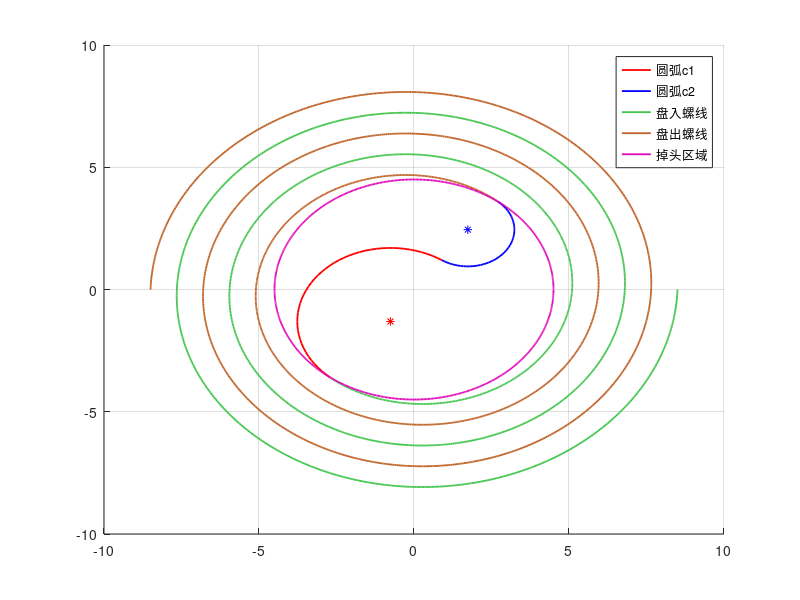

Write MATLAB code to recreate this figure. (Note: this script raises an error after producing the figure.)
clc;close all;clear
warning off
luoju=1.7; % 螺距
k=luoju/2/pi; % 螺线方程的系数 r=k theta
L1=341e-2;
D1=L1-27.5e-2*2; % 龙头把手两个孔之间的距离
L2=220e-2;
D2=L2-27.5e-2*2; % 其他凳子把手两个孔之间的距离
v0=1; % 头节点速度
R=4.5; %掉头区域半径
%%
Theta_ru=R/k,x_ru=k*Theta_ru*cos(Theta_ru),y_ru=k*Theta_ru*sin(Theta_ru); %盘入点的角度、坐标
K_ru=(sin(Theta_ru)+Theta_ru*cos(Theta_ru))/(cos(Theta_ru)-Theta_ru*sin(Theta_ru)); %切线方程k
B_ru=y_ru-K_ru*x_ru;   %盘入切点的切线系数b
tan_k=atan(K_ru); %切线的角度
d1=2*abs(B_ru/sqrt(1+K_ru^2));  %盘入盘出的切线之间的距离
cos_alph=d1/(2*R);  %等腰三角形的底角的余弦值
alph=acos(cos_alph);   %等腰三角形底角值
Theta1=pi-2*alph;   %等腰三角形的顶角
R2=R/(3*cos_alph),R1=2*R2;  %大小圆弧半径

x_c1=x_ru+R1*cos(tan_k+pi/2),y_c1=y_ru+R1*sin(tan_k+pi/2)  %大圆弧圆心坐标
Theta_chu=Theta_ru-pi,x_chu=R*cos(Theta_chu),y_chu=R*sin(Theta_chu); %盘出点的角度、坐标
K_chu=K_ru;
x_c2=x_chu-R2*cos(tan_k+pi/2),y_c2=y_chu-R2*sin(tan_k+pi/2); %小圆弧圆心坐标

Theta_ru_c1=angle((x_ru-x_c1)+1i*(y_ru-y_c1))+2*pi; %盘入点与c1圆心连线的角度
theta_range1=linspace(Theta_ru_c1,Theta_ru_c1-Theta1,50); %c1的角度范围
X_c1=R1*cos(theta_range1)+x_c1;
Y_c1=R1*sin(theta_range1)+y_c1;
Theta_chu_c2=angle((x_chu-x_c2)+1i*(y_chu-y_c2));
theta_range2=linspace(Theta_chu_c2,Theta_chu_c2-Theta1,50);
X_c2=R2*cos(theta_range2)+x_c2;
Y_c2=R2*sin(theta_range2)+y_c2;
%%
figure(1)
hold on  %两端圆弧和圆心
plot(x_c1,y_c1,'r*');
h1=plot(X_c1,Y_c1,'r','LineWidth',1.3);
plot(x_c2,y_c2,'b*');
h2=plot(X_c2,Y_c2,'b','Linewidth',1.3);

theta1=5*2*pi:-0.01:Theta_ru;
r1=k*theta1;
x1=r1.*cos(theta1),y1=r1.*sin(theta1);
set(gcf,'Position',[100,100,600,600]);
c1=rand(1,3);
h3=plot(x1,y1,'Color',c1,'LineWidth',1.3);%盘入螺线
grid on;

theta2=theta1-pi;
r2=k*(theta2+pi);
x2=r2.*cos(theta2),y2=r2.*sin(theta2);
c2=rand(1,3);
h4=plot(x2,y2,'Color',c2,'LineWidth',1.3);%盘出螺线

theta3=0:0.01:2*pi;
x3=R*cos(theta3),y3=R*sin(theta3);
c3=rand(1,3);
h5=plot(x3,y3,'Color',c3,'LineWidth',1.3); %掉头区域
legend([h1,h2,h3,h4,h5],{'圆弧c1','圆弧c2','盘入螺线','盘出螺线','掉头区域'});
%a1=R1*cos(Theta_ru_c1-Theta1)+x_c1,a2=R1*sin(Theta_ru_c1-Theta1)+y_c1;
%b1=R2*cos(Theta_chu_c2-Theta1)+x_c2,b2=R2*sin(Theta_chu_c2-Theta1)+y_c2;
%%
%计算龙头的运动
caltheta=@(t,theta) 1./(k*sqrt(theta.^2+1));
dt=0.1;
t_rang=0:0.1:100;
[tt,theta]=ode45(caltheta,t_rang,Theta_ru);
THeta=zeros(224,2001);
XX=zeros(224,2001);
YY=zeros(224,2001);
%在盘入螺线上运动
THeta(1,1:length(theta))=theta(end:-1:1);
XX(1,1:length(theta))=k*THeta(1,1:length(theta)).*cos(THeta(1,1:length(theta)));
YY(1,1:length(theta))=k*THeta(1,1:length(theta)).*sin(THeta(1,1:length(theta))); 
%在圆弧c1上运动
t1=dt:dt:R1*Theta1;%在圆弧运动的时间
THeta(1,length(theta)+(1:length(t1)))=-t1*v0/R1+Theta_ru_c1;
XX(1,length(theta)+(1:length(t1)))=R1*cos(THeta(1,length(theta)+(1:length(t1))))+x_c1;
YY(1,length(theta)+(1:length(t1)))=R1*sin(THeta(1,length(theta)+(1:length(t1))))+y_c1;
%在圆弧c2上运动
t2=0:dt:R2*Theta1;
THeta(1,length(theta)+length(t1)+(1:length(t2)))=t2*v0/R2+Theta_chu_c2-Theta1;
XX(1,length(theta)+length(t1)+(1:length(t2)))=R2*cos(THeta(1,length(theta)+length(t1)+(1:length(t2))))+x_c2;
YY(1,length(theta)+length(t1)+(1:length(t2)))=R2*sin(THeta(1,length(theta)+length(t1)+(1:length(t2))))+y_c2;
%在盘出螺线上
caltheta2=@(t,theta)1./(k*sqrt(1+(theta+pi).^2));
t_rang2=0:dt:(100-Theta1*(R1+R2)/v0);
[tt2,theta_2]=ode45(caltheta2,t_rang2,Theta_chu);
THeta(1,length(theta)+length(t1)+length(t2)+(1:length(tt2)))=theta_2;
XX(1,length(theta)+length(t1)+length(t2)+(1:length(tt2)))=k*(theta_2+pi).*cos(theta_2);
YY(1,length(theta)+length(t1)+length(t2)+(1:length(tt2)))=k*(theta_2+pi).*sin(theta_2);
%%
figure(2)
% for i=1:length(XX(1,:))
%     plot(XX(1,i),YY(1,i),'Marker','o','MarkerSize',3,'MarkerFaceColor','r');
%     hold on
%     drawnow
%     axis equal;
%     set(gcf,'Position',[200 200 600 600]);
% end
t_now=-100:dt:100;
hwait=waitbar(0,"开始计算");
%%
for i=1:(200/dt+1)
%  if THeta(1,i)>=Theta_ru && (THeta(1,i)>THeta(1,i+1)||THeta(1,i)<THeta(1,i-1))
    if t_now(i)<=0
        flag=1;
        for j=2:224
            d=D1*(j<=2)+D2*(j>2);
            TH=solve_theta1(THeta(j-1,i),XX(j-1,i),YY(j-1,i),d);
            THeta(j,i)=TH;
            XX(j,i)=k*TH*cos(TH);
            YY(j,i)=k*TH*sin(TH);
        end
    elseif t_now(i)>0 && (THeta(1,i)>=Theta_ru_c1-Theta1 && THeta(1,i)<=Theta_ru_c1)
        flag=2;
        for j=2:224
            d=D1*(j<=2)+D2*(j>2);
            if flag==2 %前一个结点在c1上
                [TH flag]=solve_theta2(THeta(j-1,i),XX(j-1,i),YY(j-1,i),d,Theta_ru_c1,Theta_ru,R1,k);
                THeta(j,i)=TH;
                if flag==2  %两个结点都在c1上
                    XX(j,i)=R1*cos(TH)+x_c1;
                    YY(j,i)=R1*sin(TH)+y_c1;
                else   %前一个结点在c1，下一点在盘入螺线中
                    XX(j,i)=k*TH*cos(TH);
                    YY(j,i)=k*TH*sin(TH);
                end
            else   %前后两个结点都在盘入螺线上
                TH=solve_theta1(THeta(j-1,i),XX(j-1,i),YY(j-1,i),d);
                THeta(j,i)=TH;
                XX(j,i)=k*TH*cos(TH);
                YY(j,i)=k*TH*sin(TH);
            end
        end
    elseif t_now(i)>R1*Theta1 && (THeta(1,i)<=Theta_chu_c2 && THeta(1,i)>=Theta_chu_c2-Theta1)
        flag=3;
        for j=2:224
            d=D1*(j<=2)+D2*(j>2);
            if flag==3 %前一个结点在c2上
                [TH flag]=solve_theta3(THeta(j-1,i),XX(j-1,i),YY(j-1,i),d,Theta_chu_c2,Theta_ru_c1,Theta1,R1,R2,x_c1,y_c1);
                THeta(j,i)=TH;
                if flag==3  %前后都在c2上
                    XX(j,i)=R2*cos(TH)+x_c2;
                    YY(j,i)=R2*sin(TH)+y_c2;
                else flag==2 %前一个在c2，后一个在c1
                    XX(j,i)=R1*cos(TH)+x_c1;
                    YY(j,i)=R1*sin(TH)+y_c1;
                end
            elseif flag==2 %前一个结点在c1上
                [TH flag]=solve_theta2(THeta(j-1,i),XX(j-1,i),YY(j-1,i),d,Theta_ru_c1,Theta_ru,R1,k);
                THeta(j,i)=TH;
                if flag==2 %前后都在c1
                    XX(j,i)=R1*cos(TH)+x_c1;
                    YY(j,i)=R1*sin(TH)+y_c1;
                else  %前一个在c1，后一个在盘入螺线上
                    XX(j,i)=k*TH*cos(TH);
                    YY(j,i)=k*TH*sin(TH);
                end
            else %前后都在盘入螺线上
                TH=solve_theta1(THeta(j-1,i),XX(j-1,i),YY(j-1,i),d);
                THeta(j,i)=TH;
                XX(j,i)=k*TH*cos(TH);
                YY(j,i)=k*TH*sin(TH);
            end
        end
    else
        flag=4;
        for j=2:224
            d=D1*(j<=2)+D2*(j>2);
            if flag==4 %前一个在盘出螺线上
                [TH flag]=solve_theta4(THeta(j-1,i),XX(j-1,i),YY(j-1,i),d,Theta_chu,Theta_chu_c2,R2,x_c2,y_c2,k);
                THeta(j,i)=TH;
                if flag==4 %前后都在盘出螺线上
                    XX(j,i)=k*(TH+pi)*cos(TH);
                    YY(j,i)=k*(TH+pi)*sin(TH);
                else %前一个在盘出螺线，后一个在c2上
                    XX(j,i)=R2*cos(TH)+x_c2;
                    YY(j,i)=R2*sin(TH)+y_c2;
                end
            elseif flag==3 %前一个在c2上
                [TH flag]=solve_theta3(THeta(j-1,i),XX(j-1,i),YY(j-1,i),d,Theta_chu_c2,Theta_ru_c1,Theta1,R1,R2,x_c1,y_c1);
                THeta(j,i)=TH;
                if flag==3  %前后都在c2
                    XX(j,i)=R2*cos(TH)+x_c2;
                    YY(j,i)=R2*sin(TH)+y_c2;
                else  %前一个在c2,后一个在c1
                    XX(j,i)=R1*cos(TH)+x_c1;
                    YY(j,i)=R1*sin(TH)+y_c1;
                end
            elseif flag==2 %前一个结点在c1
                [TH flag]=solve_theta2(THeta(j-1,i),XX(j-1,i),YY(j-1,i),d,Theta_ru_c1,Theta_ru,R1,k);
                THeta(j,i)=TH;
                if flag==2 %前后都在c1
                    XX(j,i)=R1*cos(TH)+x_c1;
                    YY(j,i)=R1*sin(TH)+y_c1;
                else %前一个在c1，后一个在盘入螺线上
                    XX(j,i)=k*TH*cos(TH);
                    YY(j,i)=k*TH*sin(TH);
                end
            else %前后都在盘入螺线
                TH=solve_theta1(THeta(j-1,i),XX(j-1,i),YY(j-1,i),d);
                THeta(j,i)=TH;
                XX(j,i)=k*TH*cos(TH);
                YY(j,i)=k*TH*sin(TH);
            end
        end
    end
%    elseif (THeta(1,i)>=Theta_ru_c1-Theta1 && THeta(1,i)<=Theta_ru_c1) && (THeta(1,i)<THeta(1,i-1)||(THeta(1,i)>THeta(1,i+1)))
%    elseif (THeta(1,i)>=Theta_chu_c2-Theta1 && THeta(1,i)<=Theta_chu_c2) && (THeta(1,i)>THeta(1,i-1)||(THeta(1,j)<THeta(1,i-1)))
%    else (THeta(1,i)>=Theta_chu) && (THeta(1,i)<(THeta(1,i+1))||THeta(1,i)>THeta(1,i-1))
    jindu=100*i/2001;
    waitbar(i/(200/dt+1),hwait,[num2str(i),'/2001 ',num2str(jindu),'%']);
end
%%
figure(3)
for j=(1:2:2001)
    plot(XX(:,j),YY(:,j),'k-','LineWidth',1.2,'Marker','o','MarkerSize',6,'MarkerFaceColor','r');
    hold on;
    plot(x_c1,y_c1,'r*');
    plot(x_c2,y_c2,'b*');
    plot(x1,y1,'Color',c1,'LineWidth',1.3);
    plot(x2,y2,'Color',c2,'LineWidth',1.3);
    plot(X_c1,Y_c1,'r','LineWidth',1.3);
    plot(X_c2,Y_c2,'b','Linewidth',1.3);
    title({['t=',num2str(dt*(j-1)-100)]})
    set(gcf,'Position',[300,100,600,600]);
    axis equal;
    grid on;
    xlabel('x');
    ylabel('y');
    axis([-15 15 -15 15]);
    drawnow;
    hold off;
end
vx=zeros(size(XX));
vy=zeros(size(XX));
v=zeros(size(YY));
vx(:,1)=(XX(:,1)-XX(:,2))/dt;
vx(:,end)=(XX(:,end)-XX(:,end-1))/dt;
vx(:,2:end-1)=(XX(:,1:end-2)-XX(:,3:end))/2/dt;
vy(:,1)=(YY(:,1)-YY(:,2))/dt;
vy(:,end)=(YY(:,end)-YY(:,end-1))/dt;
vy(:,2:end-1)=(YY(:,1:end-2)-YY(:,3:end))/2/dt;
v=sqrt(vx.^2+vy.^2);
for i=1:2001
    figure(4)
    ylabel("V");
    plot(1:224,v(:,i));
    v_max=max(v(:,i));
    v_min=min(v(:,i));
    q=(v_max-v_min)/2;
    ylim([v_min-q,v_max+q]);
    yline(1,'r--');
    ylabel("v");
    drawnow;
    tt=-100+(i-1)*dt;
    title(['t= ',num2str(tt),' s']); 
end

figure(5)
[TT,BB]=meshgrid(-100:0.1:100,1:224);
pcolor(TT,BB,v);
shading interp;
set(gca,'FontSize',11);
xlabel('时间t');
ylabel('把手点的序号');
title('各个把手点的速度关于时间的分布');
colorbar;
%%
function theta= solve_theta1(ptheta,px,py,d) %两个点都在盘入螺线上
q=0;
luoju=1.7;
k=luoju/2/pi;
options = optimoptions('fsolve','Display','off');
fun=@(theta)(px-k*theta.*cos(theta)).^2+(py-k*theta.*sin(theta)).^2-d^2;
theta=fsolve(fun,ptheta+q,options);
while theta<=ptheta || abs(theta-ptheta)>pi
    q=q+0.1;
    theta=fsolve(fun,ptheta+q,options);
end
end

function [theta flag]=solve_theta2(ptheta,px,py,d,THeta_ru_c1,Theta_ru,R1,k)
delt_theta=2*asin((d/2)/R1);
theta=ptheta+delt_theta;
flag=2;
if theta>=THeta_ru_c1;
    flag=1;
    theta=solve_theta1(4.5/k,px,py,d);
end
end

function [theta flag]=solve_theta3(ptheta,px,py,d,Theta_chu_c2,Theta_ru_c1,Theta1,R1,R2,x_c1,y_c1)
delt_theta=2*asin((d/2)/R2);
theta=ptheta-delt_theta;
flag=3;
if theta<=Theta_chu_c2-Theta1
    flag=2;
    q=0;
    d1=sqrt((px-x_c1)^2+(py-y_c1)^2);
    cos_delt_theta=(R1^2+d1^2-d^2)/2/R1/d1;
    delt_theta=acos(cos_delt_theta);
    theta=atan((py-y_c1)/(px-x_c1))+delt_theta;
    %caltheta4=@(theta)(px-(R1*cos(theta)+x_c1)).^2+(py-(R1*sin(theta)+y_c1)).^2-d^2;
    %options=optimoptions('fsolve','Display','none');
    %theta=fsolve(caltheta4,Theta_ru_c1-Theta1,options);
    %while theta<Theta_ru_c1-Theta1
    %    q=q+0.1;
    %    theta=fsolve(caltheta4,Theta_ru_c1-Theta1+q,options);
    %end
end
end

function [theta flag]=solve_theta4(ptheta,px,py,d,Theta_chu,Theta_chu_c2,R2,x_c2,y_c2,k)
q=0;
flag=4;
%options = optimoptions('fsolve','Display','off');
%fun=@(theta)(px-k*(theta+pi).*cos(theta)).^2+(py-k*(theta+pi).*sin(theta)).^2-d^2;

%theta_linjie_fun=@(t)(k*(Theta_chu+pi)*cos(Theta_chu)-k*(t+pi).*cos(t)).^2+(k*(Theta_chu+pi)*sin(Theta_chu)-k*(t+pi).*sin(t)).^2-d^2;
%options = optimoptions('fsolve','Display','off');
%t=fsolve(theta_linjie_fun,Theta_chu,options);
%while t<=Theta_chu || abs(t-Theta_chu)>pi
%    q=q+0.1;
%    t=fsolve(theta_linjie_fun,Theta_chu+q,options);
%end

theta=solve_theta5(ptheta,px,py,k,d)
%if ptheta>=t
if theta>Theta_chu
    theta=theta;
    %flag=4;
    %q=0;
    %theta=fsolve(fun,ptheta);
    %while (theta>=ptheta ||theta<=Theta_chu) || abs(theta-ptheta)>pi
    %   q=q-0.1;
    %   theta=fsolve(fun,ptheta+q);
    %end
else  %到了圆弧c2上
    flag=3;
    %d1=norm([x_c2-px,y_c2-py]);
    d1=sqrt((x_c2-px)^2+(y_c2-py)^2);
    theta_r2_point=angle((x_c2-px)+1i*(y_c2-py));
    delt_theta_cos=(d1^2+R2^2-d^2)/(2*d1*R2);
    delt_theta=acos(delt_theta_cos);
    theta=theta_r2_point-delt_theta+pi;
    %q=0;
    %FUN=@(theta)(px-(R2*cos(theta)+x_c2)).^2+(py-(R2*sin(theta)+y_c2)).^2-d^2;
    %theta=fsolve(FUN,Theta_chu_c2);
    %while theta>=Theta_chu_c2 || abs(theta-Theta_chu_c2)>pi
    %    q=q-0.01;
    %    theta=fsolve(FUN,Theta_chu_c2+q);
    %end
end
end

function theta=solve_theta5(ptheta,px,py,k,d)
q=-0.1;
fun=@(theta)(px-k*(theta+pi).*cos(theta)).^2+(py-k*(theta+pi).*sin(theta)).^2-d^2;
options = optimoptions('fsolve','Display','off');
theta=fsolve(fun,ptheta+q,options);
while theta>ptheta || abs(theta-ptheta)>pi
    q=q-0.1;
    theta=fsolve(fun,ptheta+q,options);
end
end